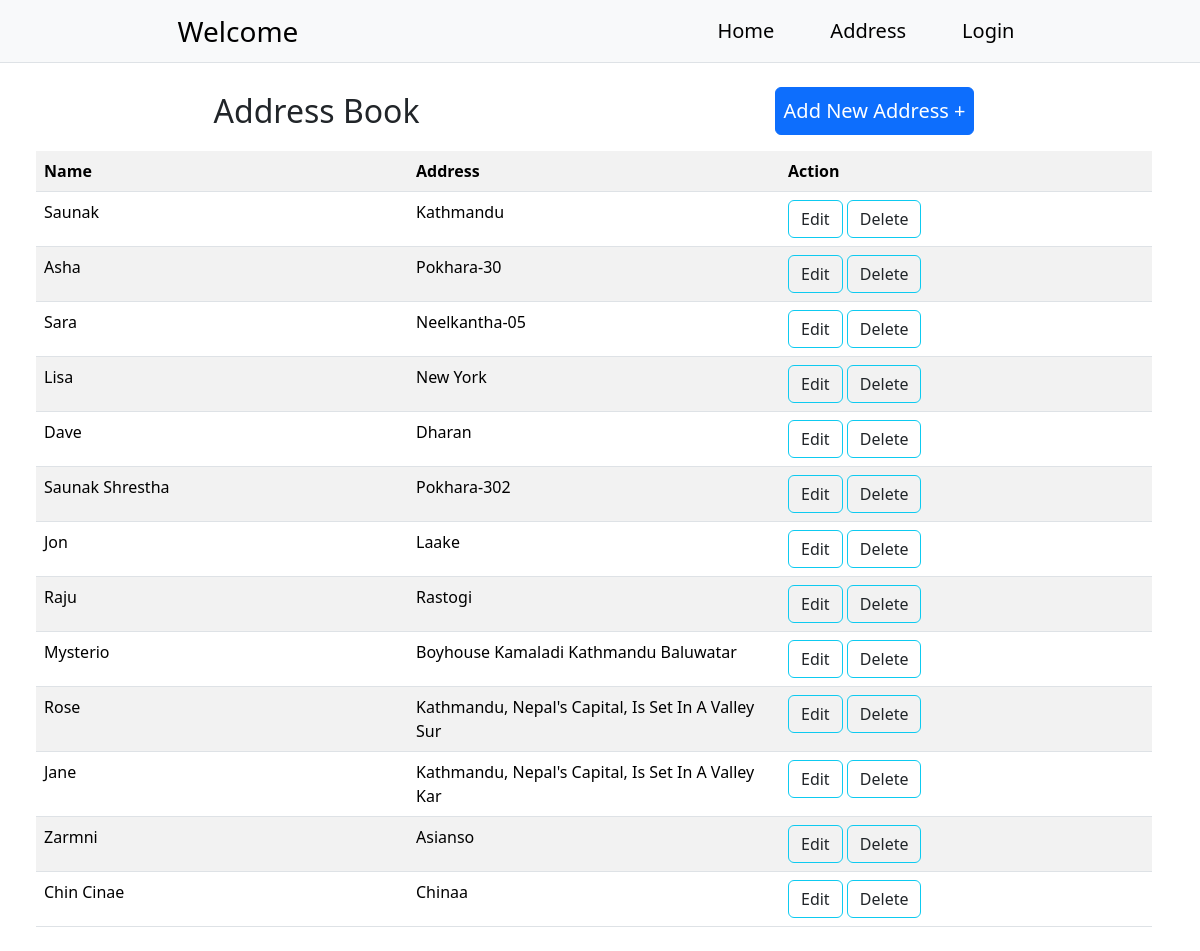
Page /home/ on the earlier database version.
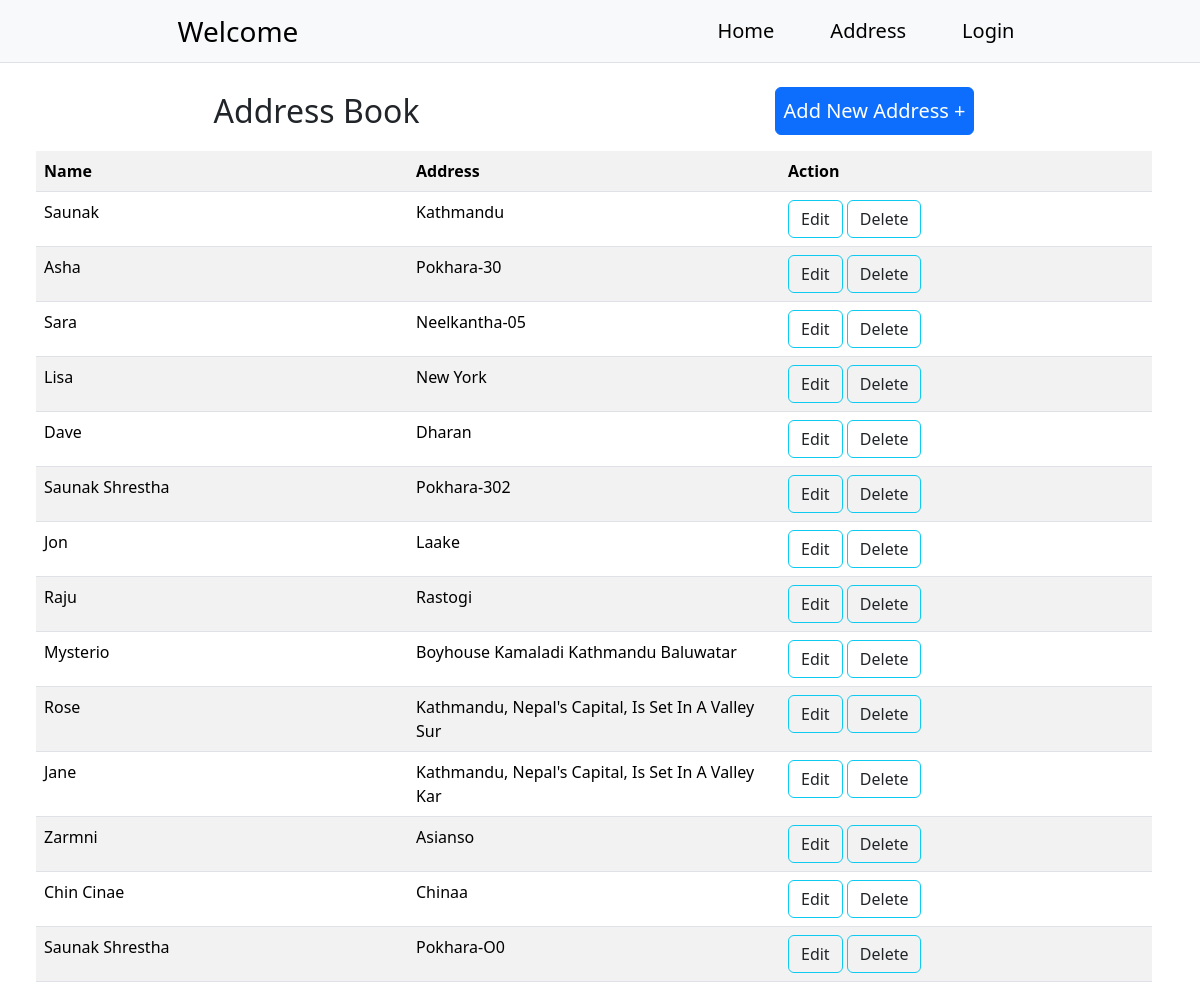
Same page on the later database version.
### addressbook/models.py (models this page shows, shortened)
class AddressBookEntry(models.Model):
    class Meta:
        verbose_name_plural = "AddressBookEntries"
    name = models.CharField(max_length=30)
    address = models.CharField(max_length=50)

### addressbook/views.py (the view)
# urls.py: path('home/',list_entries,name='list_entries'),
def list_entries(request):
    address_entries = AddressBookEntry.objects.all()
    context = {
        "address_entries" : address_entries
    }
    return render(request,'addressbook/home.html',context)

### addressbook/templates/addressbook/home.html
{% extends 'addressbook/base.html' %}
{% block home_list_entries %}
    <div class="container m-4">
        <div class="d-flex justify-content-around align-items-center">
            <div class="fs-2">Address Book</div>
            <div class="" ><a class="btn btn-primary text-white p-2 fs-5" href="../address/">Add New Address +</a></div>
        </div>
        <table class="table table-striped mt-3">
        <tr>
            <th>Name</th>
            <th>Address</th>
            <th>Action</th>
        </tr>
         {% for address_entry in address_entries %}
        <tr>
            <td class="text-capitalize fs-6 w-25">{{address_entry.name}}</td>
            <td class="text-capitalize fs-6 w-25">{{address_entry.address}}</td>
            <td class="text-capitalize fs-6 w-25">
                <a class="btn btn-sucess border-info rounded" href="">Edit</a>
                <a class="btn btn-sucess border-info rounded" href="">Delete</a>
            </td>
        </tr>
         {% endfor %}
        </table>
    </div>
{% endblock home_list_entries%}

### addressbook/templates/addressbook/base.html (shortened to what this page needs)
 <!DOCTYPE html>
<html lang="en">
<head>
    {% load bootstrap5 %}
    {% bootstrap_css %}
</head>
<body>
    {% block navbar %}
        <nav class="navbar navbar-expand-lg bg-body-tertiary bg-info-emphasis border-bottom d-flex flex-row justify-content-around fs-5 align-items-center ">
                <div class=""><a class="navbar-brand fs-3 text-black" href="../welcome/">Welcome </a></div>
                <div class="">
                    <ul class="d-flex navbar-nav ">
                        <li> <a class="nav-link active text-black ps-5" aria-current="page" href="../home/">Home</a></li>
                        <li>  <a class="nav-link text-black ps-5" href="../address/">Address</a></li>
                        <li><a class="nav-link text-black ps-5" href="../admin/">Login</a></li>
                    </ul>
                </div>
        </nav>
    {% endblock navbar %}
    {% block home_list_entries %}
    {% endblock home_list_entries%}
</body>
</html>

Differences in the rows shown:
added AddressBookEntry: name "Saunak Shrestha", address "Pokhara-O0"
